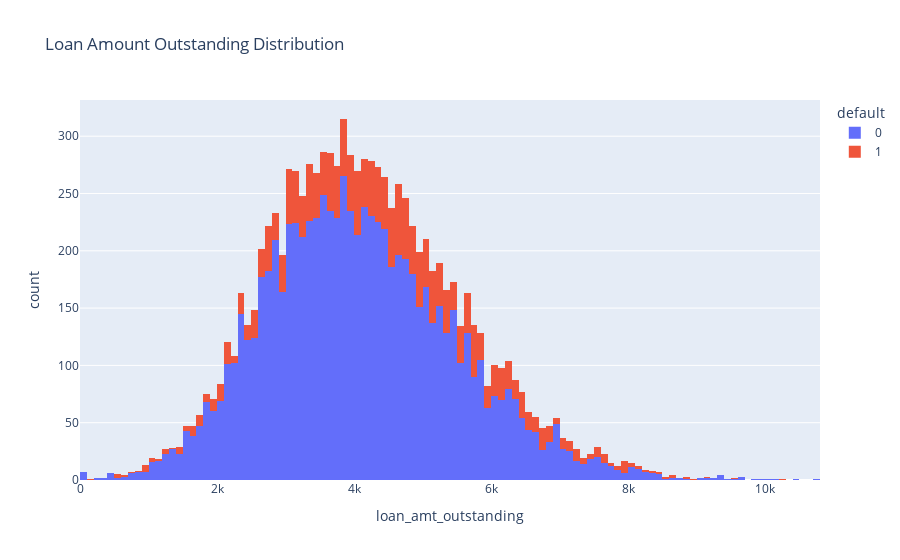

The notebook cell saved with this chart:
### Code cell
px.histogram(
    df,
    x="loan_amt_outstanding",
    color="default",
    title="Loan Amount Outstanding Distribution",
)

### Figure 1 — Plotly figure (JSON) as saved in the notebook; plotly's stock layout.template omitted (floating-point values rounded to 4 significant figures; data arrays with more than 128 entries replaced by an {"elided": "..."} marker saying what was removed)
{"data": [{"alignmentgroup": "True", "bingroup": "x", "hovertemplate": "default=0<br>loan_amt_outstanding=%{x}<br>count=%{y}<extra></extra>", "legendgroup": "0", "marker": {"color": "#636efa", "pattern": {"shape": ""}}, "name": "0", "offsetgroup": "0", "orientation": "v", "showlegend": true, "type": "histogram", "x": {"elided": "8149 float values"}, "xaxis": "x", "yaxis": "y"}, {"alignmentgroup": "True", "bingroup": "x", "hovertemplate": "default=1<br>loan_amt_outstanding=%{x}<br>count=%{y}<extra></extra>", "legendgroup": "1", "marker": {"color": "#EF553B", "pattern": {"shape": ""}}, "name": "1", "offsetgroup": "1", "orientation": "v", "showlegend": true, "type": "histogram", "x": {"elided": "1851 float values"}, "xaxis": "x", "yaxis": "y"}], "layout": {"barmode": "relative", "legend": {"title": {"text": "default"}, "tracegroupgap": 0}, "title": {"text": "Loan Amount Outstanding Distribution"}, "xaxis": {"anchor": "y", "domain": [0, 1], "title": {"text": "loan_amt_outstanding"}}, "yaxis": {"anchor": "x", "domain": [0, 1], "title": {"text": "count"}}}}
